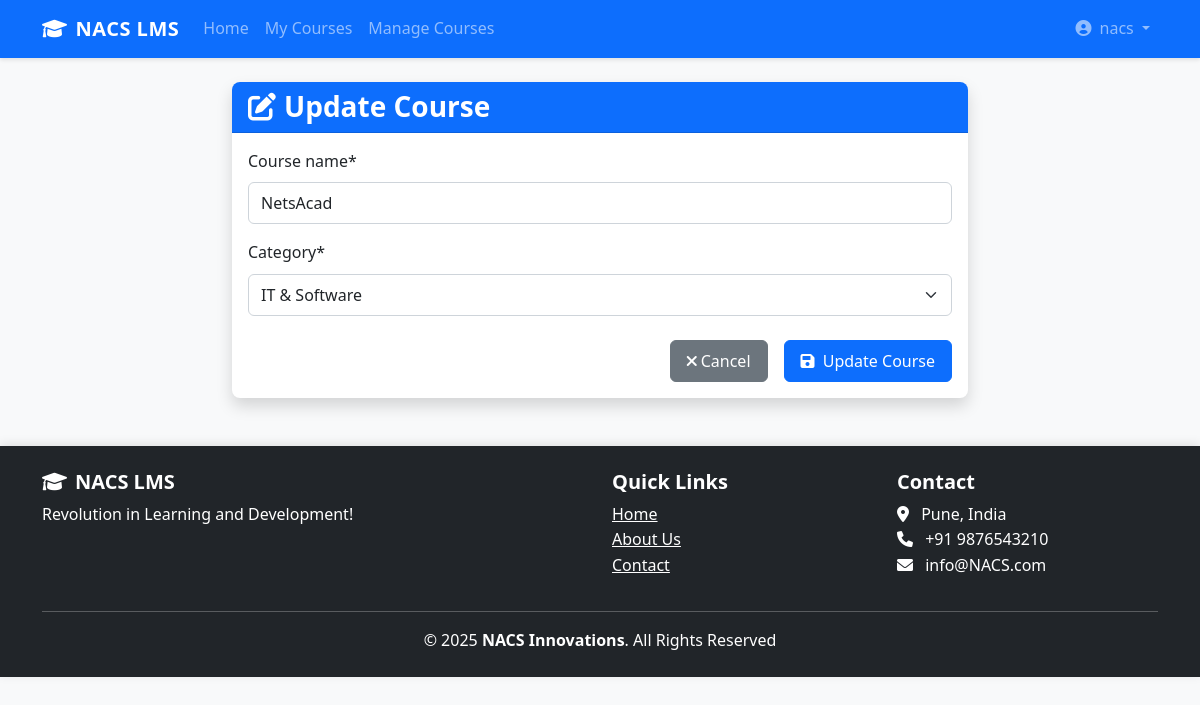
The page /courses/nets/update/ (signed in) on the database as committed earlier.
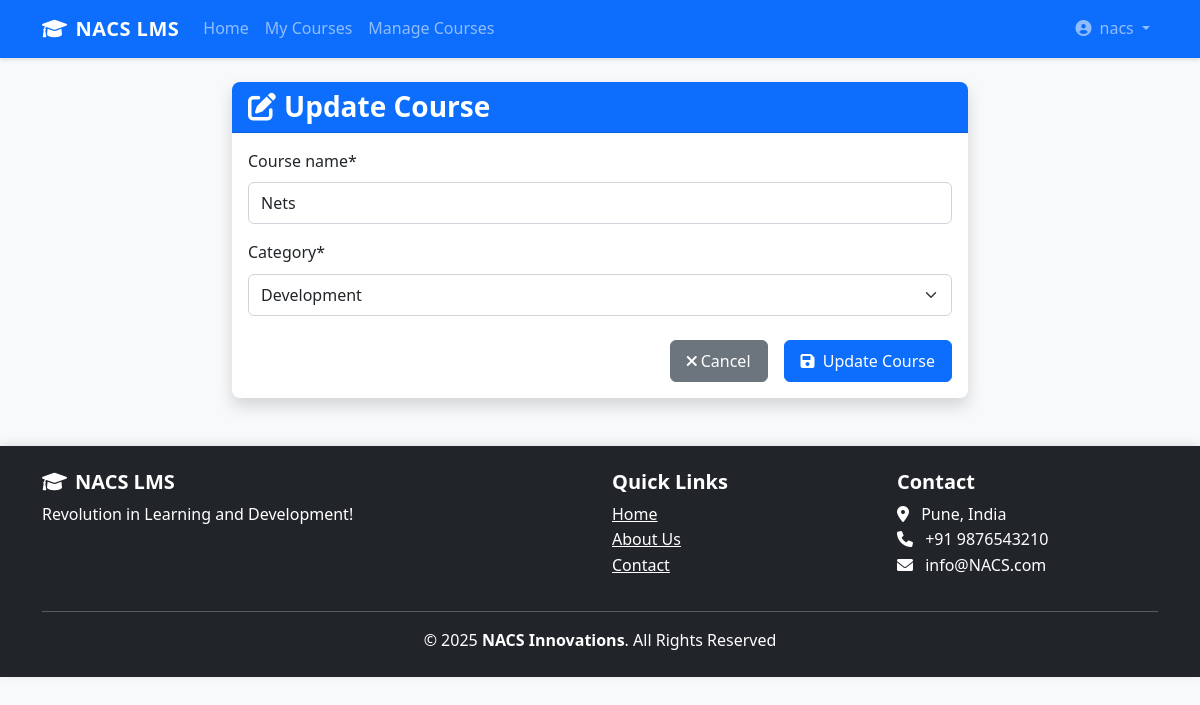
The same page on the database as committed later.
### lms/models.py (models this page shows, shortened)
class CourseInfo(models.Model):
    COURSE_CATEGORIES = (
        ('development', 'Development'),
        ('business', 'Business'),
        ('finance', 'Finance & Accounting'),
        ('it', 'IT & Software'),
        ('marketing', 'Marketing'),
    )
    user = models.ForeignKey(User, on_delete=models.CASCADE)
    course_name = models.CharField(max_length=1000)
    slug = models.SlugField(max_length=250, unique=True, blank=True)
    category = models.CharField(max_length=100, choices=COURSE_CATEGORIES, default='development')
    created_at = models.DateTimeField(auto_now_add=True)
    updated_at = models.DateTimeField(auto_now=True)

### lms/views.py (the view)
# urls.py: path('courses/<slug:course_slug>/update/', views.course_update, name='course_update'),
@login_required
def course_update(request, course_slug):
    course = get_object_or_404(CourseInfo, slug=course_slug, user=request.user)
    if request.method == 'POST':
        form = CourseInfoForm(request.POST, instance=course)
        if form.is_valid():
            form.save()
            messages.success(request, 'Course updated successfully!')
            return redirect('lms:course_details', course_slug=course.slug)
    else:
        form = CourseInfoForm(instance=course)
    return render(request, 'lms/courses/course_form.html', {
        'form': form,
        'title': 'Update Course',
        'course': course
    })

### lms/forms.py
class CourseInfoForm(forms.ModelForm):
    class Meta:
        model = CourseInfo
        fields = ['course_name', 'category']
        widgets = {
            'course_name': forms.TextInput(attrs={'class': 'form-control'}),
            'category': forms.Select(attrs={'class': 'form-select'}),
        }

### lms/templates/lms/courses/course_form.html (shortened to what this page needs)
{% extends 'lms/base.html' %}
{% load crispy_forms_tags %}
{% block content %}
<div class="row justify-content-center">
    <div class="col-md-8">
        <div class="card border-0 shadow">
            <div class="card-header bg-primary text-white">
                <h3 class="mb-0"><i class="fas fa-edit me-2"></i>{{ title }}</h3>
            </div>
            <div class="card-body">
                <form method="POST">
                    {{ form|crispy }}
                    <div class="d-grid gap-2 d-md-flex justify-content-md-end mt-4">
                        <a href="{% if course %}{% url 'lms:course_details' course.slug %}{% else %}{% url 'lms:course_list' %}{% endif %}" class="btn btn-secondary me-md-2">
                            <i class="fas fa-times me-1"></i>Cancel
                        </a>
                        <button type="submit" class="btn btn-primary">
                            <i class="fas fa-save me-1"></i>
                            {% if course %}Update{% else %}Create{% endif %} Course
                        </button>
                    </div>
                </form>
            </div>
        </div>
    </div>
</div>
{% endblock %}

Rows that differ between the two databases and show on the page:
removed CourseInfo: course_name "NetsAcad", category "IT & Software"
added CourseInfo: course_name "Nets", category "Development"
